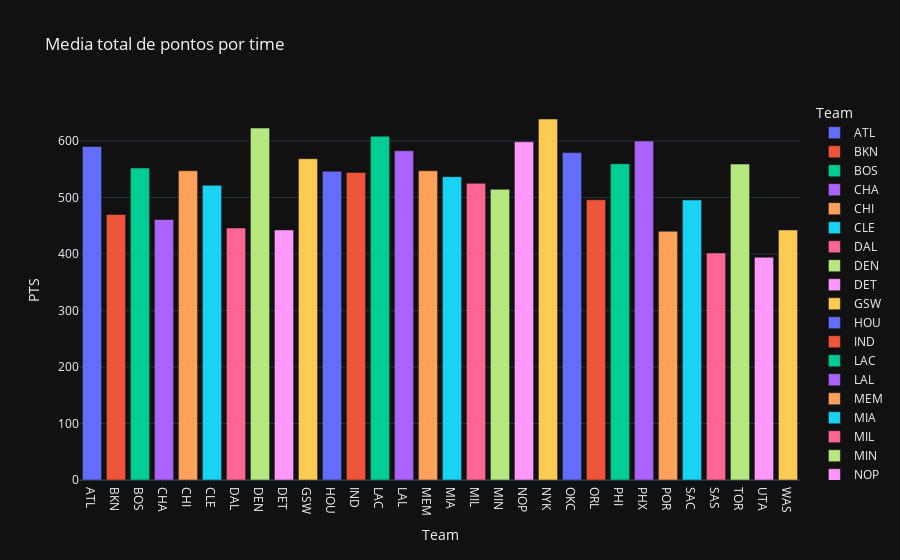
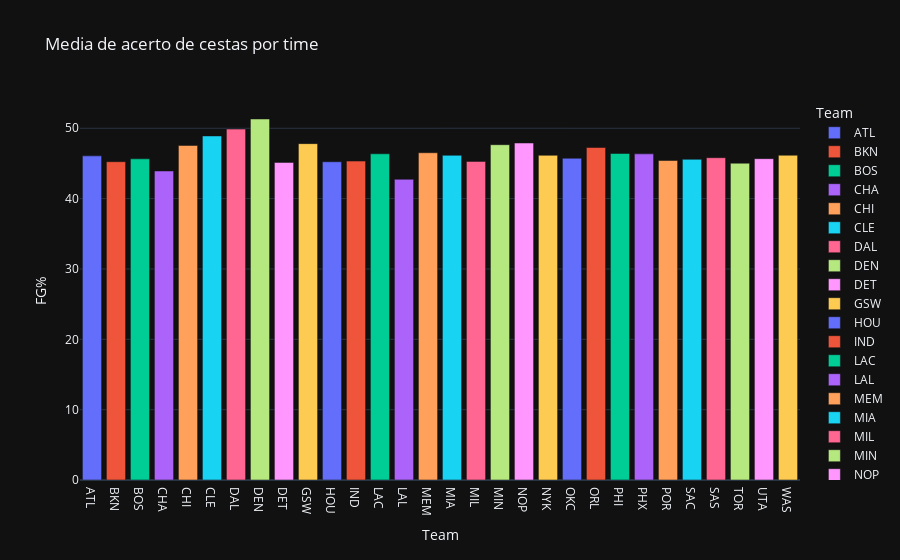
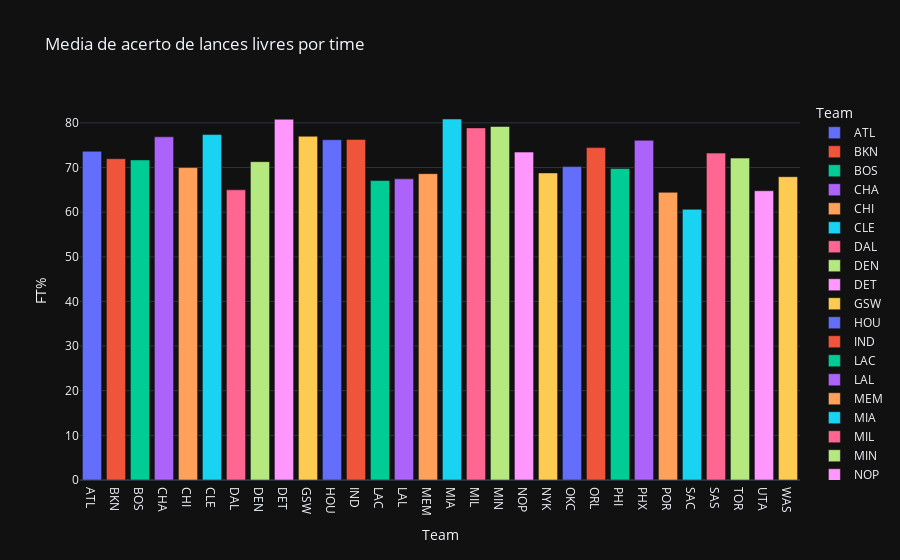
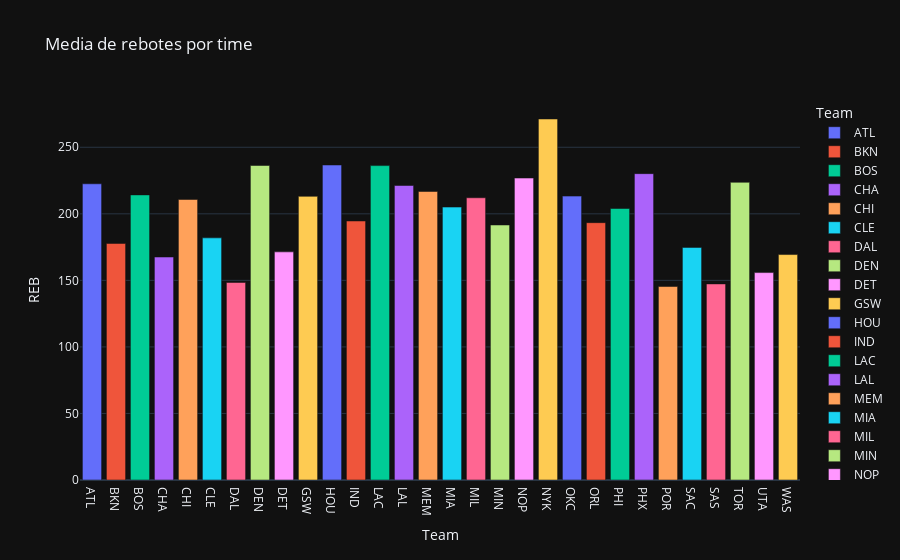

The notebook cell these images were saved under, in order:
### Markdown cell above
Outro dado relevante seria entendermos a media de alguns dados por times da NBA, vejamos a seguir:

### Code cell
team_stats = ev.groupby('Team').agg({'PTS': 'mean'}).reset_index()

fig = px.bar(team_stats, x='Team', y='PTS', title='Media total de pontos por time', color='Team', template='plotly_dark')
fig.show()

team_stats = ev.groupby('Team').agg({'FG%': 'mean'}).reset_index()

fig = px.bar(team_stats, x='Team', y='FG%', title='Media de acerto de cestas por time', color='Team', template='plotly_dark')
fig.show()

team_stats = ev.groupby('Team').agg({'FT%': 'mean'}).reset_index()

fig = px.bar(team_stats, x='Team', y='FT%', title='Media de acerto de lances livres por time', color='Team', template='plotly_dark')
fig.show()

team_stats = ev.groupby('Team').agg({'REB': 'mean'}).reset_index()
fig = px.bar(team_stats, x='Team', y='REB', title='Media de rebotes por time', color='Team', template='plotly_dark')
fig.show()

team_stats = ev.groupby('Team').agg({'AST': 'mean'}).reset_index()
fig = px.bar(team_stats, x='Team', y='AST', title='Media de assitencias por time', color='Team', template='plotly_dark')
fig.show()
